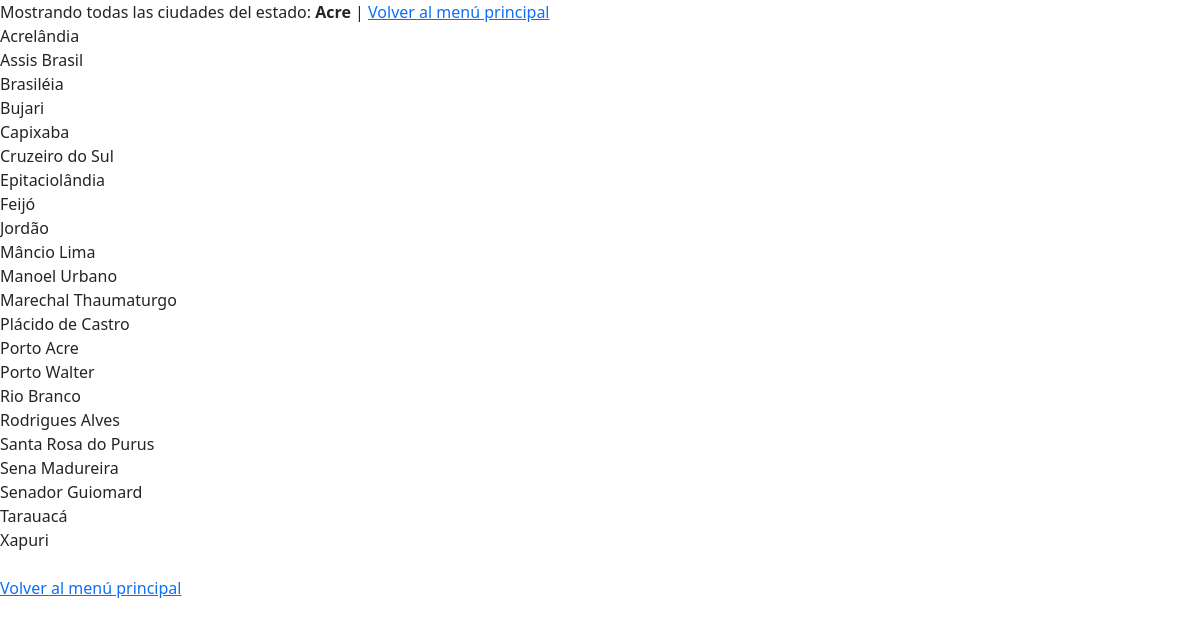
Screenshot of /categorizado.php?id=1 with the database file from the repository.
### tables this page shows
CREATE TABLE `estado` (
  `id` int(11) NOT NULL,
  `nome` varchar(75) DEFAULT NULL,
  `uf` varchar(2) DEFAULT NULL,
  `ddd` varchar(50) DEFAULT NULL
);

CREATE TABLE `cidade` (
  `id` int(11) NOT NULL,
  `nome` varchar(120) DEFAULT NULL,
  `uf` int(2) DEFAULT NULL
);

### sys/config.php (called while the page is built, shortened)
<?php
    $linguagem = "es-ES";

### linguagens/es-ES.php (called while the page is built)
<?php
     $lang = [
         "1" => "Seleccione el estado deseado:",
         "2" => "Mostrando todas las ciudades del estado:",
         "3" => "Volver al menú principal",
         "4" => "¡No se encontraron resultados!",
     ];

### categorizado.php (the view, shortened to what this page needs)
<?php include("sys/config.php"); ?>
<!DOCTYPE html>
<html lang="<?php echo $linguagem;?>">
<head>
    <link rel="stylesheet" href="assets/dist/bootstrap/css/bootstrap.min.css" />
    <link rel="stylesheet" href="assets/dist/fontawesome/css/fontawesome.min.css" />
    <link rel="stylesheet" href="assets/css/global.css" />
</head>
<body>
  <?php
    $id = $_GET['id'];
    $stmt = $conn->prepare("SELECT nome FROM `estado` WHERE id=:id");
    $stmt->execute(['id' => $id]);
    $result = $stmt->fetchAll();
    if (count($result)) {
      foreach ($result as $row) {
        $estado = $row['nome'];
      }
    } else {
      echo $lang["4"];;
    }
  ?>
  <?php echo $lang["2"]; ?> <b><?php echo $estado; ?></b> | <a href="index.php"><?php echo $lang["3"]; ?></a>
  <br />
  <?php
    $stmt = $conn->prepare("SELECT * FROM `cidade` WHERE uf=:id ORDER BY nome ASC");
    $stmt->execute(['id' => $id]);
    $result = $stmt->fetchAll();
    if (count($result)) {
      foreach ($result as $row) {
        echo $row['nome'];
        echo "<br />";
      }
    } else {
      echo "Nennhum resultado retornado.";
    }
  ?>
  <br />
  <a href="index.php"><?php echo $lang["3"]; ?></a>
</body>
</html>

### assets/css/global.css (style rules this page uses)
:root { --global-font: system-ui, -apple-system, "Segoe UI", Roboto, "Helvetica Neue", Arial, "Noto Sans", "Liberation Sans", sans-serif, "Apple Color Emoji", "Segoe UI Emoji", "Segoe UI Symbol", "Noto Color Emoji"; --global-font-monospace: SFMono-Regular, Menlo, Monaco, Consolas, "Liberation Mono", "Courier New", monospace; }

### rows the page displays
estado: nome "Acre"
cidade: nome "Acrelândia"
cidade: nome "Assis Brasil"
cidade: nome "Brasiléia"
cidade: nome "Bujari"
cidade: nome "Capixaba"
cidade: nome "Cruzeiro do Sul"
cidade: nome "Epitaciolândia"
cidade: nome "Feijó"
cidade: nome "Jordão"
cidade: nome "Mâncio Lima"
cidade: nome "Manoel Urbano"
cidade: nome "Marechal Thaumaturgo"
cidade: nome "Plácido de Castro"
cidade: nome "Porto Acre"
cidade: nome "Porto Walter"
cidade: nome "Rio Branco"
cidade: nome "Rodrigues Alves"
cidade: nome "Santa Rosa do Purus"
cidade: nome "Sena Madureira"
cidade: nome "Senador Guiomard"
cidade: nome "Tarauacá"
cidade: nome "Xapuri"

### other values shown
$lang["2"] "Mostrando todas las ciudades del estado:"
$lang["3"] "Volver al menú principal"
